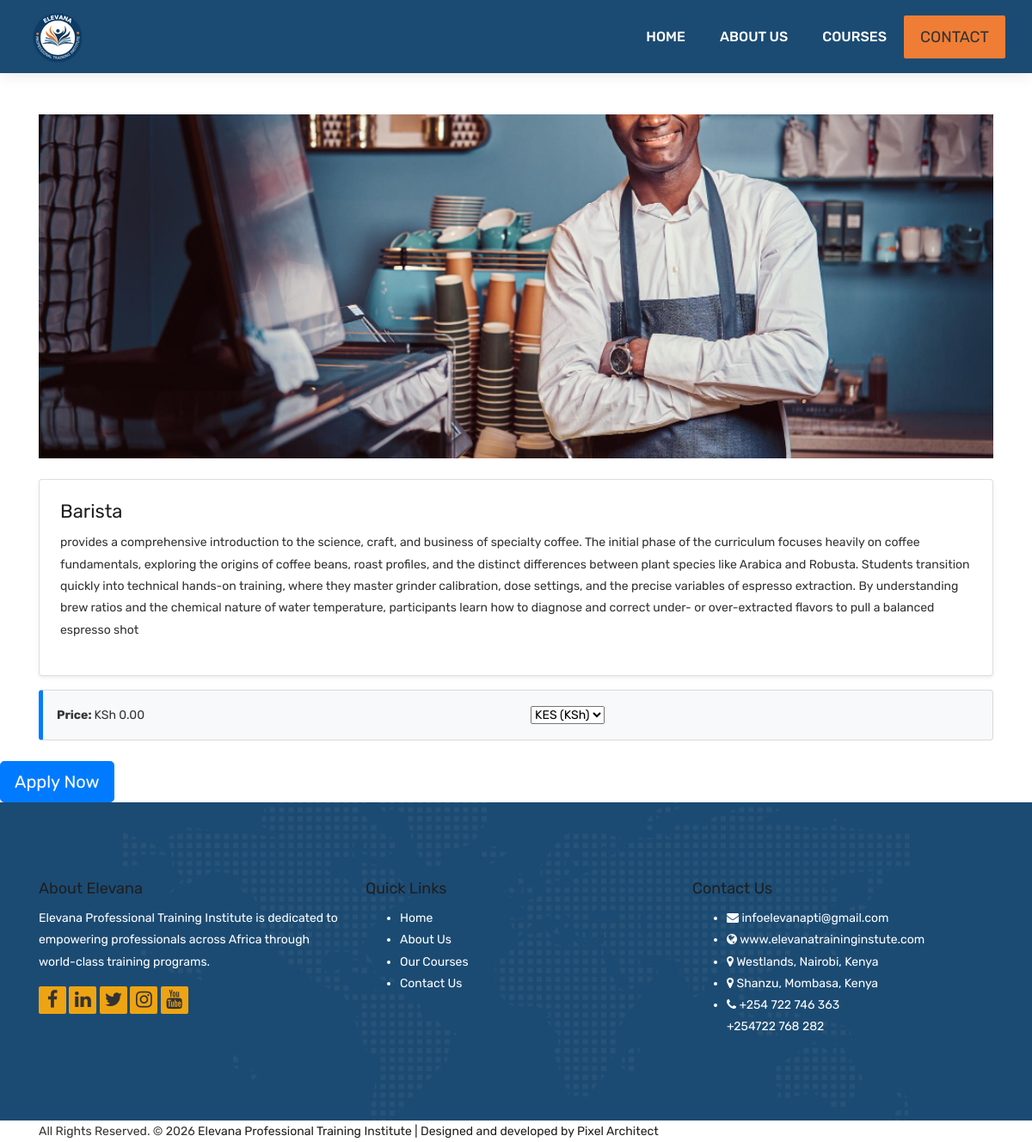
/courses/details/barista/, run on the app's committed database.
### apps/courses/models.py (models this page shows, shortened)
class Course(models.Model):
    department = models.ForeignKey(Department, on_delete=models.CASCADE, related_name='courses')
    title = models.CharField(max_length=200)
    slug = models.SlugField(unique=True)
    description = models.TextField()
    price = models.DecimalField(max_digits=10, decimal_places=2)
    PRICING_CHOICES = [
        ('module', 'Per Module'),
        ('semester', 'Per Semester'),
        ('term', 'Per Term'),
    ]
    pricing_type = models.CharField(max_length=10, choices=PRICING_CHOICES, default='module')
    base_price_kes = models.DecimalField(max_digits=10, decimal_places=2)
    currency = models.CharField(
        max_length=3,
        choices=CURRENCY_CHOICES,
        default='USD'
    )
    image = models.ImageField(upload_to='courses/')

### apps/courses/views.py (the view)
# urls.py: path('<slug:slug>/', views.course_detail, name='course_detail'),
def course_detail(request, slug):
    course = get_object_or_404(Course, slug=slug)
    return render(request, 'courses/course_detail.html', {'course': course})

### apps/courses/templatetags/math_filters.py (called while the page is built)
@register.filter
def div(value, arg):
    try:
        return round(float(value) / float(arg), 2)
    except (ValueError, ZeroDivisionError):
        return None

### apps/courses/templates/courses/course_detail.html (shortened to what this page needs)
{% extends 'base.html' %}
{% block content %}
{% load math_filters %}
{% load static %}
<div class="container mt-5">
    {% if course.image %}
        <img src="{{ course.image.url }}" class="course-img-standard" alt="{{ course.title }}">
    {% endif %}
    <div class="card mt-4 p-4 shadow-sm">
        <h2>{{ course.title }}</h2>
        <p>{{ course.description }}</p>
    </div>
            <div class="card price-card mt-3 p-3">
            <div class="row align-items-center">
                <div class="col">
                    <strong>Price: </strong>
                    <span id="price-display"
                        data-kes="{{ course.base_price_kes }}"
                        data-usd="{{ course.base_price_kes|div:130 }}">
                        KSh {{ course.base_price_kes }}
                    </span>
                </div>
                <div class="col">
                    <select id="currency-select" onchange="convertPrice()">
                        <option value="kes">KES (KSh)</option>
                    </select>
                </div>
            </div>
        </div>
    </div>
    <a href="#" class="btn btn-primary mt-4 btn-lg">Apply Now</a>
{% endblock %}

### static/style.css (style rules this page uses)
body { color: #333333; font-size: 14px; font-family: 'Rubik', sans-serif; line-height: 1.80857; }
html, body { height: 100%; }
a { color: #1f1f1f; text-decoration: none !important; outline: none !important; -webkit-transition: all .3s ease-in-out; -moz-transition: all .3s ease-in-out; -ms-transition: all .3s ease-in-out; -o-transition: all .3s ease-in-out; transition: all .3s ease-in-out; }
h1, h2, h3, h4, h5, h6 { letter-spacing: 0; font-weight: normal; position: relative; padding: 0 0 10px 0; font-weight: normal; line-height: 120% !important; color: #1f1f1f; margin: 0 }
h2 { font-size: 22px }
a { color: #1f1f1f; text-decoration: none; outline: none; }
a, .btn { text-decoration: none !important; outline: none !important; -webkit-transition: all .3s ease-in-out; -moz-transition: all .3s ease-in-out; -ms-transition: all .3s ease-in-out; -o-transition: all .3s ease-in-out; transition: all .3s ease-in-out; }

### apps/courses/templates/courses/course_detail.html (style rules this page uses)
.course-img-standard { width: 100%; height: 400px; object-fit: cover; }
.price-card { background-color: #f8f9fa; border-left: 5px solid #007bff; }

### data on the page
Course: image (picture), title "Barista", description "provides a comprehensive introduction to the science, craft, and business of specialty coffee. The initial phase of the curriculum focuses heavily on coffee fundamentals, exploring the origins of coffee beans, roast profiles, and the distinct differences between plant species like Arabica and Robusta. Students transition quickly into technical hands-on training, where they master grinder calibration, dose settings, and the precise variables of espresso extraction. By understanding brew ratios and the chemical nature of water temperature, participants learn how to diagnose and correct under- or over-extracted flavors to pull a balanced espresso shot", base_price_kes "0.00"
